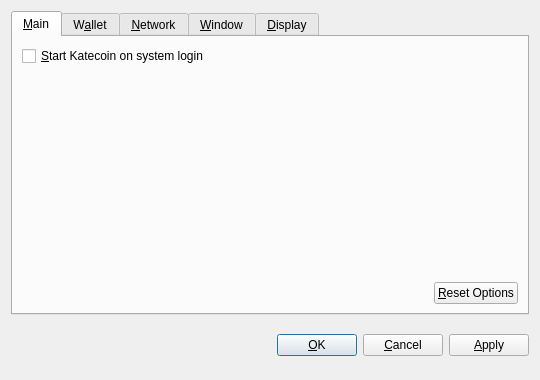
<?xml version="1.0" encoding="UTF-8"?>
<ui version="4.0">
 <class>OptionsDialog</class>
 <widget class="QDialog" name="OptionsDialog">
  <property name="geometry">
   <rect>
    <x>0</x>
    <y>0</y>
    <width>540</width>
    <height>380</height>
   </rect>
  </property>
  <property name="windowTitle">
   <string>Options</string>
  </property>
  <property name="modal">
   <bool>true</bool>
  </property>
  <layout class="QVBoxLayout" name="verticalLayout">
   <item>
    <widget class="QTabWidget" name="tabWidget">
     <property name="tabPosition">
      <enum>QTabWidget::North</enum>
     </property>
     <property name="currentIndex">
      <number>0</number>
     </property>
     <widget class="QWidget" name="tabMain">
      <attribute name="title">
       <string>&amp;Main</string>
      </attribute>
      <layout class="QVBoxLayout" name="verticalLayout_Main">
       <item>
        <widget class="QCheckBox" name="bitcoinAtStartup">
         <property name="toolTip">
          <string>Automatically start Katecoin after logging in to the system.</string>
         </property>
         <property name="text">
          <string>&amp;Start Katecoin on system login</string>
         </property>
        </widget>
       </item>
       <item>
        <spacer name="verticalSpacer_Main">
         <property name="orientation">
          <enum>Qt::Vertical</enum>
         </property>
         <property name="sizeHint" stdset="0">
          <size>
           <width>20</width>
           <height>40</height>
          </size>
         </property>
        </spacer>
       </item>
       <item>
        <layout class="QHBoxLayout" name="horizontalLayout_2_Main">
         <item>
          <spacer name="horizontalSpacer_2_Main">
           <property name="orientation">
            <enum>Qt::Horizontal</enum>
           </property>
           <property name="sizeHint" stdset="0">
            <size>
             <width>40</width>
             <height>20</height>
            </size>
           </property>
          </spacer>
         </item>
         <item>
          <widget class="QPushButton" name="resetButton">
           <property name="toolTip">
            <string>Reset all client options to default.</string>
           </property>
           <property name="text">
            <string>&amp;Reset Options</string>
           </property>
           <property name="autoDefault">
            <bool>false</bool>
           </property>
          </widget>
         </item>
        </layout>
       </item>
      </layout>
     </widget>
     <widget class="QWidget" name="tabWallet">
      <attribute name="title">
       <string>W&amp;allet</string>
      </attribute>
      <layout class="QVBoxLayout" name="verticalLayout_Network">
       <item>
        <widget class="QLabel" name="transactionFeeInfoLabel">
         <property name="text">
          <string>Optional transaction fee per kB that helps make sure your transactions are processed quickly. Most transactions are 1 kB.</string>
         </property>
         <property name="textFormat">
          <enum>Qt::PlainText</enum>
         </property>
         <property name="wordWrap">
          <bool>true</bool>
         </property>
        </widget>
       </item>
       <item>
        <layout class="QHBoxLayout" name="horizontalLayout_1_Main">
         <item>
          <widget class="QLabel" name="transactionFeeLabel">
           <property name="text">
            <string>Pay transaction &amp;fee</string>
           </property>
           <property name="textFormat">
            <enum>Qt::PlainText</enum>
           </property>
           <property name="buddy">
            <cstring>transactionFee</cstring>
           </property>
          </widget>
         </item>
         <item>
          <widget class="BitcoinAmountField" name="transactionFee"/>
         </item>
         <item>
          <spacer name="horizontalSpacer_1_Main">
           <property name="orientation">
            <enum>Qt::Horizontal</enum>
           </property>
           <property name="sizeHint" stdset="0">
            <size>
             <width>40</width>
             <height>20</height>
            </size>
           </property>
          </spacer>
         </item>
        </layout>
       </item>
       <item>
        <widget class="QLabel" name="label">
         <property name="text">
          <string>If you disable the spending of unconfirmed change, the change from a transaction cannot be used until that transaction has at least one confirmation. This also affects how your balance is computed.</string>
         </property>
         <property name="wordWrap">
          <bool>true</bool>
         </property>
        </widget>
       </item>
       <item>
        <widget class="QCheckBox" name="spendZeroConfChange">
         <property name="text">
          <string>Spend unconfirmed change  (experts only)</string>
         </property>
        </widget>
       </item>
       <item>
        <spacer name="verticalSpacer">
         <property name="orientation">
          <enum>Qt::Vertical</enum>
         </property>
         <property name="sizeHint" stdset="0">
          <size>
           <width>20</width>
           <height>40</height>
          </size>
         </property>
        </spacer>
       </item>
      </layout>
     </widget>
     <widget class="QWidget" name="tabNetwork">
      <attribute name="title">
       <string>&amp;Network</string>
      </attribute>
      <layout class="QVBoxLayout" name="verticalLayout_Network">
       <item>
        <widget class="QCheckBox" name="mapPortUpnp">
         <property name="toolTip">
          <string>Automatically open the Katecoin client port on the router. This only works when your router supports UPnP and it is enabled.</string>
         </property>
         <property name="text">
          <string>Map port using &amp;UPnP</string>
         </property>
        </widget>
       </item>
       <item>
        <widget class="QCheckBox" name="connectSocks">
         <property name="toolTip">
          <string>Connect to the Katecoin network through a SOCKS proxy (e.g. when connecting through Tor).</string>
         </property>
         <property name="text">
          <string>&amp;Connect through SOCKS proxy:</string>
         </property>
        </widget>
       </item>
       <item>
        <layout class="QHBoxLayout" name="horizontalLayout_Network">
         <item>
          <widget class="QLabel" name="proxyIpLabel">
           <property name="text">
            <string>Proxy &amp;IP:</string>
           </property>
           <property name="textFormat">
            <enum>Qt::PlainText</enum>
           </property>
           <property name="buddy">
            <cstring>proxyIp</cstring>
           </property>
          </widget>
         </item>
         <item>
          <widget class="QValidatedLineEdit" name="proxyIp">
           <property name="maximumSize">
            <size>
             <width>140</width>
             <height>16777215</height>
            </size>
           </property>
           <property name="toolTip">
            <string>IP address of the proxy (e.g. 127.0.0.1)</string>
           </property>
          </widget>
         </item>
         <item>
          <widget class="QLabel" name="proxyPortLabel">
           <property name="text">
            <string>&amp;Port:</string>
           </property>
           <property name="textFormat">
            <enum>Qt::PlainText</enum>
           </property>
           <property name="buddy">
            <cstring>proxyPort</cstring>
           </property>
          </widget>
         </item>
         <item>
          <widget class="QLineEdit" name="proxyPort">
           <property name="maximumSize">
            <size>
             <width>55</width>
             <height>16777215</height>
            </size>
           </property>
           <property name="toolTip">
            <string>Port of the proxy (e.g. 9050)</string>
           </property>
          </widget>
         </item>
         <item>
          <widget class="QLabel" name="socksVersionLabel">
           <property name="text">
            <string>SOCKS &amp;Version:</string>
           </property>
           <property name="textFormat">
            <enum>Qt::PlainText</enum>
           </property>
           <property name="buddy">
            <cstring>socksVersion</cstring>
           </property>
          </widget>
         </item>
         <item>
          <widget class="QValueComboBox" name="socksVersion">
           <property name="toolTip">
            <string>SOCKS version of the proxy (e.g. 5)</string>
           </property>
          </widget>
         </item>
         <item>
          <spacer name="horizontalSpacer_Network">
           <property name="orientation">
            <enum>Qt::Horizontal</enum>
           </property>
           <property name="sizeHint" stdset="0">
            <size>
             <width>40</width>
             <height>20</height>
            </size>
           </property>
          </spacer>
         </item>
        </layout>
       </item>
       <item>
        <spacer name="verticalSpacer_Network">
         <property name="orientation">
          <enum>Qt::Vertical</enum>
         </property>
         <property name="sizeHint" stdset="0">
          <size>
           <width>20</width>
           <height>40</height>
          </size>
         </property>
        </spacer>
       </item>
      </layout>
     </widget>
     <widget class="QWidget" name="tabWindow">
      <attribute name="title">
       <string>&amp;Window</string>
      </attribute>
      <layout class="QVBoxLayout" name="verticalLayout_Window">
       <item>
        <widget class="QCheckBox" name="minimizeToTray">
         <property name="toolTip">
          <string>Show only a tray icon after minimizing the window.</string>
         </property>
         <property name="text">
          <string>&amp;Minimize to the tray instead of the taskbar</string>
         </property>
        </widget>
       </item>
       <item>
        <widget class="QCheckBox" name="minimizeOnClose">
         <property name="toolTip">
          <string>Minimize instead of exit the application when the window is closed. When this option is enabled, the application will be closed only after selecting Quit in the menu.</string>
         </property>
         <property name="text">
          <string>M&amp;inimize on close</string>
         </property>
        </widget>
       </item>
       <item>
        <spacer name="verticalSpacer_Window">
         <property name="orientation">
          <enum>Qt::Vertical</enum>
         </property>
         <property name="sizeHint" stdset="0">
          <size>
           <width>20</width>
           <height>40</height>
          </size>
         </property>
        </spacer>
       </item>
      </layout>
     </widget>
     <widget class="QWidget" name="tabDisplay">
      <attribute name="title">
       <string>&amp;Display</string>
      </attribute>
      <layout class="QVBoxLayout" name="verticalLayout_Display">
       <item>
        <layout class="QHBoxLayout" name="horizontalLayout_1_Display">
         <item>
          <widget class="QLabel" name="langLabel">
           <property name="text">
            <string>User Interface &amp;language:</string>
           </property>
           <property name="textFormat">
            <enum>Qt::PlainText</enum>
           </property>
           <property name="buddy">
            <cstring>lang</cstring>
           </property>
          </widget>
         </item>
         <item>
          <widget class="QValueComboBox" name="lang">
           <property name="toolTip">
            <string>The user interface language can be set here. This setting will take effect after restarting Katecoin.</string>
           </property>
          </widget>
         </item>
        </layout>
       </item>
       <item>
        <layout class="QHBoxLayout" name="horizontalLayout_2_Display">
         <item>
          <widget class="QLabel" name="unitLabel">
           <property name="text">
            <string>&amp;Unit to show amounts in:</string>
           </property>
           <property name="textFormat">
            <enum>Qt::PlainText</enum>
           </property>
           <property name="buddy">
            <cstring>unit</cstring>
           </property>
          </widget>
         </item>
         <item>
          <widget class="QValueComboBox" name="unit">
           <property name="toolTip">
            <string>Choose the default subdivision unit to show in the interface and when sending coins.</string>
           </property>
          </widget>
         </item>
        </layout>
       </item>
       <item>
        <widget class="QCheckBox" name="displayAddresses">
         <property name="toolTip">
          <string>Whether to show Katecoin addresses in the transaction list or not.</string>
         </property>
         <property name="text">
          <string>&amp;Display addresses in transaction list</string>
         </property>
        </widget>
       </item>
       <item>
        <widget class="QCheckBox" name="coinControlFeatures">
         <property name="toolTip">
          <string>Whether to show coin control features or not.</string>
         </property>
         <property name="text">
          <string>Display coin &amp;control features (experts only!)</string>
         </property>
        </widget>
       </item>
       <item>
        <spacer name="verticalSpacer_Display">
         <property name="orientation">
          <enum>Qt::Vertical</enum>
         </property>
         <property name="sizeHint" stdset="0">
          <size>
           <width>20</width>
           <height>40</height>
          </size>
         </property>
        </spacer>
       </item>
      </layout>
     </widget>
    </widget>
   </item>
   <item>
    <layout class="QHBoxLayout" name="horizontalLayout_Buttons">
     <item>
      <spacer name="horizontalSpacer_1">
       <property name="orientation">
        <enum>Qt::Horizontal</enum>
       </property>
       <property name="sizeHint" stdset="0">
        <size>
         <width>40</width>
         <height>48</height>
        </size>
       </property>
      </spacer>
     </item>
     <item>
      <widget class="QLabel" name="statusLabel">
       <property name="font">
        <font>
         <weight>75</weight>
         <bold>true</bold>
        </font>
       </property>
       <property name="text">
        <string/>
       </property>
       <property name="textFormat">
        <enum>Qt::PlainText</enum>
       </property>
       <property name="wordWrap">
        <bool>true</bool>
       </property>
      </widget>
     </item>
     <item>
      <spacer name="horizontalSpacer_2">
       <property name="orientation">
        <enum>Qt::Horizontal</enum>
       </property>
       <property name="sizeHint" stdset="0">
        <size>
         <width>40</width>
         <height>48</height>
        </size>
       </property>
      </spacer>
     </item>
     <item>
      <widget class="QPushButton" name="okButton">
       <property name="text">
        <string>&amp;OK</string>
       </property>
      </widget>
     </item>
     <item>
      <widget class="QPushButton" name="cancelButton">
       <property name="text">
        <string>&amp;Cancel</string>
       </property>
       <property name="autoDefault">
        <bool>false</bool>
       </property>
      </widget>
     </item>
     <item>
      <widget class="QPushButton" name="applyButton">
       <property name="text">
        <string>&amp;Apply</string>
       </property>
       <property name="autoDefault">
        <bool>false</bool>
       </property>
      </widget>
     </item>
    </layout>
   </item>
  </layout>
 </widget>
 <customwidgets>
  <customwidget>
   <class>BitcoinAmountField</class>
   <extends>QSpinBox</extends>
   <header>bitcoinamountfield.h</header>
  </customwidget>
  <customwidget>
   <class>QValueComboBox</class>
   <extends>QComboBox</extends>
   <header>qvaluecombobox.h</header>
  </customwidget>
  <customwidget>
   <class>QValidatedLineEdit</class>
   <extends>QLineEdit</extends>
   <header>qvalidatedlineedit.h</header>
  </customwidget>
 </customwidgets>
 <resources/>
 <connections/>
</ui>
